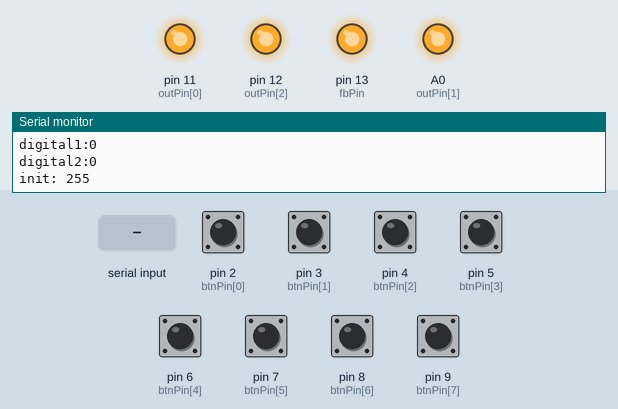
This program was run on a simulated Arduino Pro Mini, built with avr-gcc and run on an emulated ATmega328P. On the bench: output pins drawn as LEDs (lit = HIGH), the last lines printed to the serial monitor. The inputs (shaded band) are chosen by the test bench; at power-on: pin 2 (btnPin[0]), pin 3 (btnPin[1]), pin 4 (btnPin[2]), pin 5 (btnPin[3]), pin 6 (btnPin[4]), pin 7 (btnPin[5]), pin 8 (btnPin[6]), pin 9 (btnPin[7]) HIGH.

Above: at 4.5 s.
4.6 s: pin 2 (btnPin[0]) pulled LOW for 0.15 s
At 5.1 s:
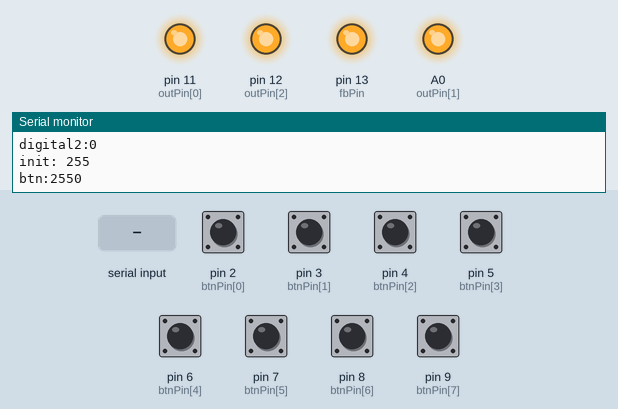
6.2 s: "on\n" received over Serial
At 6.3 s:
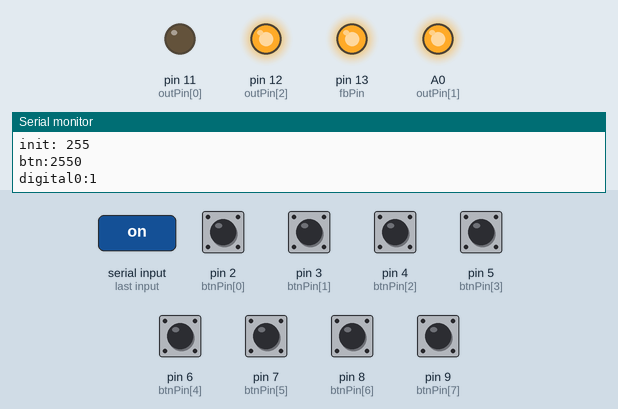
Timing chart, 0 to 9.2 s (numbered marks = the images above; inputs shaded):
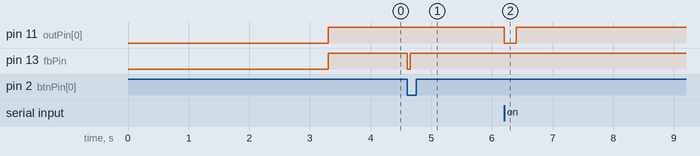

The program:

main.cpp
```cpp
#include <Arduino.h>
#include <EEPROM.h>

#define UART_S Serial
#define NAME "gloves"
String inData;
#define devId EEPROM.read(0)

#define fbPin 13 // обратная связь
unsigned long dg_timer = 0;
#define dg_timout 50

unsigned long lock_timer = 0;
#define lock_time 200
#define out_cnt 3
uint8_t outPin[out_cnt] = {11, A0, 12}; // замок/свет/су
bool pin_state[out_cnt] = {false, false, false};

#define btnCnt 8
uint8_t btnPin[] = {2, 3, 4, 5, 6, 7, 8, 9};
boolean btnState[btnCnt];
unsigned long btnUndr[btnCnt]; // андребизг для отправки сообщений
unsigned long btnTimout = 0;
byte prevBtn = 255;
#define send_timeout 2000
#define Undr_time 50

void setPins(byte pin, boolean stat)
{
  if (pin >= out_cnt or pin_state[pin] == stat)
  {
    return;
  }
  pin_state[pin] = stat;
  digitalWrite(outPin[pin], stat ? LOW : HIGH);
  Serial.print("digital");
  Serial.print(pin);
  Serial.print(":");
  Serial.println(stat ? 1 : 0);
  if (pin == 0 && stat)
  {
    lock_timer = millis() + lock_time;
  }
}

void checkInput()
{
  byte led = false;
  for (byte i = 0; i < btnCnt; i++)
  {
    byte st = !digitalRead(btnPin[i]);
    led = led || !st;
    if (btnState[i] != st and btnUndr[i] < millis())
    {
      btnUndr[i] = millis() + Undr_time;
      if (st)
      {
        if (prevBtn != i or millis() > btnTimout)
        {
          prevBtn = i;
          Serial.print("btn:");
          Serial.print(devId);
          Serial.println(i);
          digitalWrite(fbPin, LOW);
          dg_timer = millis() + dg_timout;
        }
        btnTimout = millis() + send_timeout;
      }
      btnState[i] = st;
    }
  }
}

void reset()
{
  for (byte i = 0; i < out_cnt; i++)
  {
    setPins(i, false);
  }
  digitalWrite(fbPin, HIGH);
}

void setup()
{
  UART_S.begin(9600);
  UART_S.println("load");
  delay(300);
  Serial.print("dev id ");
  Serial.println(devId);

  for (byte i = 0; i < out_cnt; i++)
  {
    pin_state[i] = false;
    pinMode(outPin[i], OUTPUT);
    setPins(i, 1);
  }

  pinMode(fbPin, OUTPUT);
  digitalWrite(fbPin, LOW);
  for (byte i = 0; i < btnCnt; i++)
  {
    pinMode(btnPin[i], INPUT);
    btnState[i] = false;
    btnUndr[i] = 0;
  }
  delay(3000);
  reset();
  UART_S.print("init: ");
  UART_S.println(devId);
}

void readSerial()
{
  if (UART_S.available() > 0)
  {
    char recieved = UART_S.read();
    if (recieved == '\n')
    {
      if (inData.startsWith("name"))
      {
        UART_S.print("name:");
        UART_S.print(NAME);
        UART_S.println(devId);
      }
      else if (inData.startsWith("reset"))
      {
        reset();
        // Serial.println(">reset");
      }
      /*else if (inData.startsWith("open")) {
        int num = inData.substring(4).toInt();
        moveMotor(num, true);
        // Serial.print(">open");
        // Serial.println(num);
      }
      else if (inData.startsWith("close")) {
        int num = inData.substring(5).toInt();
        moveMotor(num, false);
        // Serial.print(">close");
        // Serial.println(num);
      }*/
      else if (inData.startsWith("on"))
      {
        int num = inData.substring(2).toInt();
        setPins(num, true);
      }
      else if (inData.startsWith("off"))
      {
        int num = inData.substring(3).toInt();
        setPins(num, false);
      }
      else if (inData.startsWith("ch"))
      {
        int num = inData.substring(2).toInt();
        setPins(num, !pin_state[num]);
      }
      else if (inData.startsWith("dev_id"))
      {
        EEPROM.write(0, inData.substring(6).toInt());
        Serial.print("Set dev id: ");
        Serial.println(EEPROM.read(0));
      }

      inData = ""; // Clear recieved buffer
    }
    else
    {
      inData += recieved;
    }
  }
}

void loop()
{
  readSerial();
  checkInput();
  if (dg_timer and (dg_timer < millis()))
  {
    // Serial.print(dg_timer);
    // Serial.print(" ");
    // Serial.println(millis());
    digitalWrite(fbPin, HIGH);
    dg_timer = 0;
  }
  if (lock_timer and (lock_timer < millis()))
  {
    setPins(0, false);
    lock_timer = 0;
  }
  delay(1);
}
```

Measured:
- after the input at 4.6 s, pin 13 (fbPin): HIGH → LOW at once, → HIGH 0.05 s later
- after the input at 6.2 s, pin 11 (outPin[0]): HIGH → LOW at once, → HIGH 0.20 s later
